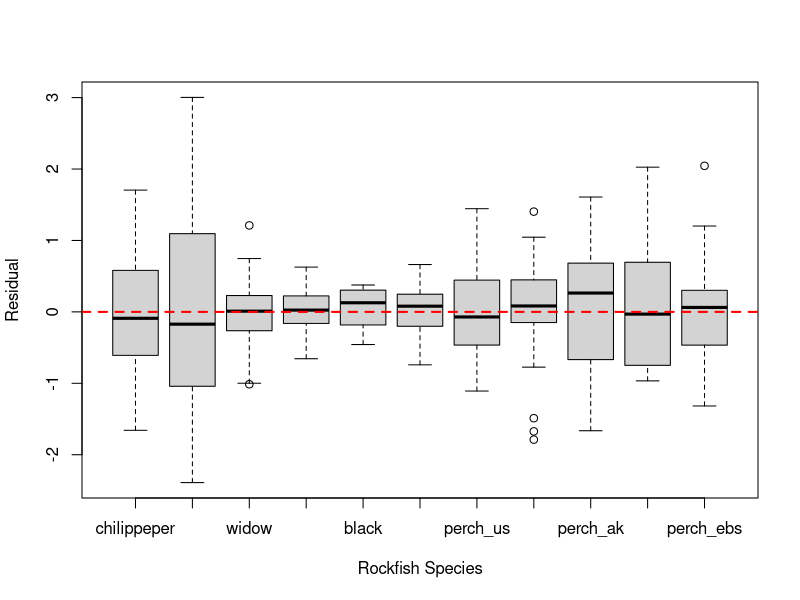
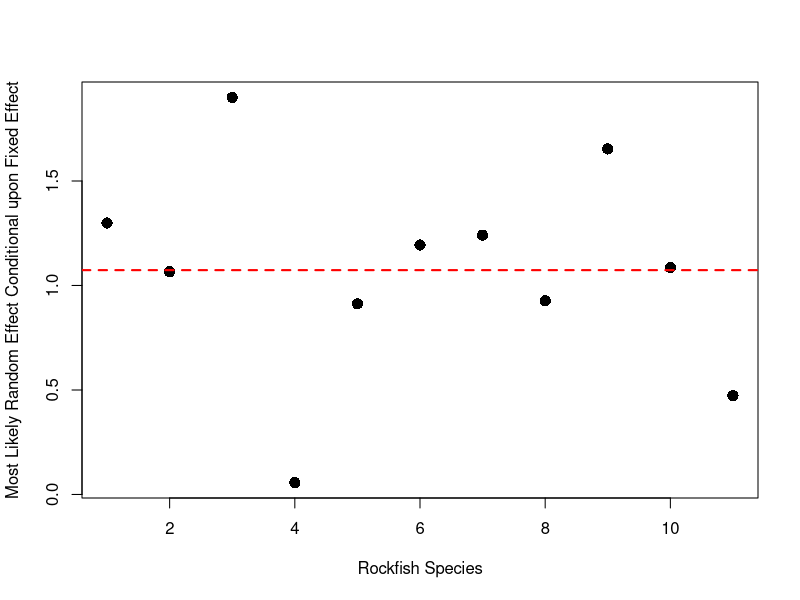

Write the R code that produced these figures, in order. (Note: this script raises an error after producing the figures.)
library(nlme)
library(graphics)
rockfish <- read.csv(file="Data/rockfish.csv",header=TRUE)
rockfish_spp <- c("chilippeper","bocaccio","widow","canary","black","yellowtail","perch_us","perch_goose","perch_ak","perch_ai","perch_ebs")
rockfish$species <- factor(rockfish_spp[rockfish$SP],levels=rockfish_spp)
StockRec <- groupedData(REC~SSB|species,data=as.data.frame(rockfish),
                        labels=list(x="SSB",y="REC"),units=list(x="(Biomass)",y="(log(Recruits*SBPR/SSB)"))

m1 = lme(log(REC*SBPR/SSB) ~ SSB:species,data=rockfish,random = ~1|species,method="REML")

boxplot(split(residuals(m1),rockfish$species),ylab="Residual",xlab="Rockfish Species",csi=0.2)
abline(h=0,col="red",lty=2,lwd=2)
ln_a_est <- m1$coefficients$fixed[[1]]
exp(ln_a_est)
print(ln_a_est+m1$coefficients$random[[1]])
m1$coefficients$random$species[,1]
spp=c(5,4,8,6,7,2,11,1,9,3,10)
plot(spp,ln_a_est+m1$coefficients$random[[1]],pch=16,cex=1.5,xlab="Rockfish Species",ylab="Most Likely Random Effect Conditional upon Fixed Effect")
abline(h=ln_a_est,lty=2,col="red",lwd=2)

norm.lik = function(ln_a_i,sig_e,sig_a,ln_a,group,beta)
{
  sub_dat=subset(data,data$group_id==group)
  nobs <- nrow(sub_dat) #number of observations per group
  lik.a=lik.fix=rep(NA,nobs)
  lik.random=1/sqrt(2*pi)*exp(-(ln_a_i^2)/2) # what does this statement imply?
  for(k in 1:nobs)
  {
    mu <- ln_a-beta*sub_dat$x[k]-ln_a_i*sig_a
    lik.fix[k]=1/sqrt(2*pi*sig_e^2)*exp(-((sub_dat$y[k]-mu)^2)/(2*sig_e^2))
  }
  lik.fix.a=prod(lik.fix)
  lik.a=lik.random*lik.fix.a
  return(lik.a)
}

simpson = function(lowerb, upperb, nbins,group,ln_a,beta, sig_e, sig_a) 
{
  step = (upperb-lowerb)/nbins
  ln_a_vec = seq(lowerb, upperb, by=step)
  frac_vec = c(1/3, rep(c(4/3, 2/3), times=((nbins+1)-3)/2), 4/3, 1/3) # divide the possible range of values into sections
  sum_comp = vector(length=length(ln_a_vec))
  for(i in 1:length(ln_a_vec)){
    sum_comp[i] = frac_vec[i]*norm.lik(ln_a_i=ln_a_vec[i], sig_e=sig_e, sig_a=sig_a,beta=beta, ln_a=ln_a,group=group)
  }
  full_like = sum(sum_comp)*step
  return(full_like)
}

loglike=function(l_sig_e,l_sig_a,ln_a,beta_1,beta_2,beta_3,beta_4,beta_5,beta_6,beta_7,beta_8,beta_9,beta_10,beta_11)
{
  sig_e=exp(l_sig_e)
  sig_a=exp(l_sig_a)
  beta <- c(beta_1,beta_2,beta_3,beta_4,beta_5,beta_6,beta_7,beta_8,beta_9,beta_10,beta_11)
  lowerb=-5
  upperb=5
  nbins=100
  group=as.numeric(unique(data$group))
  like.group=vector(length=length(group))
  for (i in group)
  {
    like.group[i]=simpson(lowerb=lowerb, upperb=upperb, nbins=nbins, 
                        sig_e=sig_e, sig_a=sig_a, ln_a=ln_a,beta=beta[i], group=group[i])
  }
  nll=(-1)*sum(log(like.group))
  return(nll)
}
rockfish$y <- log(rockfish$REC*rockfish$SBPR/rockfish$SSB)
rockfish$group_id <- as.numeric(rockfish$species)
rockfish$x <- rockfish$SSB
data <- rockfish
beta <- as.vector(m1$coefficients$fixed[-1])
betas <- NULL
for(i in 1:length(rockfish_spp))
{
  assign(paste("beta",i,sep="_"),beta[i])
  #beta_obj = get(paste("beta",i,sep="_"))
}
betas <- list(beta_1=beta_1,beta_2=beta_2,beta_3=beta_3,beta_4=beta_4,
              beta_5=beta_5,beta_6=beta_6,beta_7=beta_7,beta_8=beta_8,
              beta_9=beta_9,beta_10=beta_10,beta_11=beta_11)
sapply(1:length(beta),function(x){assign(paste("beta", x, sep="_"),beta[x])})
fit1=mle(loglike,start=c(list("l_sig_e"=log(10),"l_sig_a"=log(10),"ln_a"=2),betas),nobs=nrow(data),method="BFGS")
summary(fit1)
l_sig_e=coef(fit1)[[1]]
l_sig_a=coef(fit1)[[2]]
sig_e=exp(coef(fit1)[[1]])
sig_b=exp(coef(fit1)[[2]])
ln_a=coef(fit1)[[3]]
betas = -1*coef(fit1)[4:length(coef(fit1))] # remember to get the correct direction here
plot(betas,beta,ylab="nlme",xlab="Simpson")
abline(b=1,a=0)

AIC(fit1)
(-1)*logLik(fit1)[1] # the -1 converts to the negative log likelihood


##
##
##
## BETA PROFILE
##
##
##
##

ln_a_profile=seq(from=ln_a-0.75*ln_a,to=ln_a+0.75*ln_a,length=1000)
theta=c(beta,sig_e,sig_b)
####################################
## Linear mixed model for streams ##
####################################
b.pro.fun = function (theta) #(theta)
{
  beta=b.pro
  sig_e=sig_e
  sig_b=sig_b
  lowerb=-5
  upperb=5
  nbins=100
  stream=c(1,2,3,4,5,6)
  like.str=vector(length=length(stream))
  for (i in stream)
  {
    like.str[i]=simpson(lowerb=lowerb, upperb=upperb, nbins=nbins, 
                        sig_e=sig_e, sig_b=sig_b, beta=beta, stream=stream[i])
  }
  nll=(-1)*sum(log(like.str))
  return(nll)
}

beta.loglik=rep(NA,length(b.profile))
for(i in 1:length(b.profile))
{
  b.pro=b.profile[i]
  fit.pro=optim(theta,b.pro.fun,method="BFGS",control=list(maxit=1000))
  beta.loglik[i]=fit.pro$value
}

v2=cbind(b.profile,beta.loglik)
plot(b.profile,beta.loglik,type="l",lty=1,lwd=2,col="black",ylab="Negative Log-Likelihood",xlab="Beta")
abline(v=v2[,1][which(v2[,2]==min(v2[,2]))],col="red",lty=1)
x=(-1)*beta.loglik>=logLik(fit1)[1]-1.92
print(x)
abline(v=v2[401,1],col="red",lty=2) #printing x and finding the minimum TRUE row number
abline(v=v2[600,1],col="red",lty=2) #printing x and finding the maximum TRUE row number
abline(v=65.49489,col="darkgreen",lty=3) #taken from the LME fits below
abline(v=91.76256,col="darkgreen",lty=3) #taken from the LME fits below
legend("topright",c("ML Beta Value","Profile 95% CI","LME 95% CI"),col=c("red","red","darkgreen"),lty=c(1,2,3))

lm3 <- lme(fixed = Density ~ 1,data=Streams,random = ~ 1 | Stream,method="ML") 
boxplot(split(lm3$residuals,Streams$Stream),ylab="Residual",xlab="Stream",csi=0.2)
abline(0,0,lwd=3)
print(summary(lm3))
coef(lm3)
lm3[[4]]$fixed[[1]]+2*6.202739
lm3[[4]]$fixed[[1]]-2*6.202739
intervals(lm3)